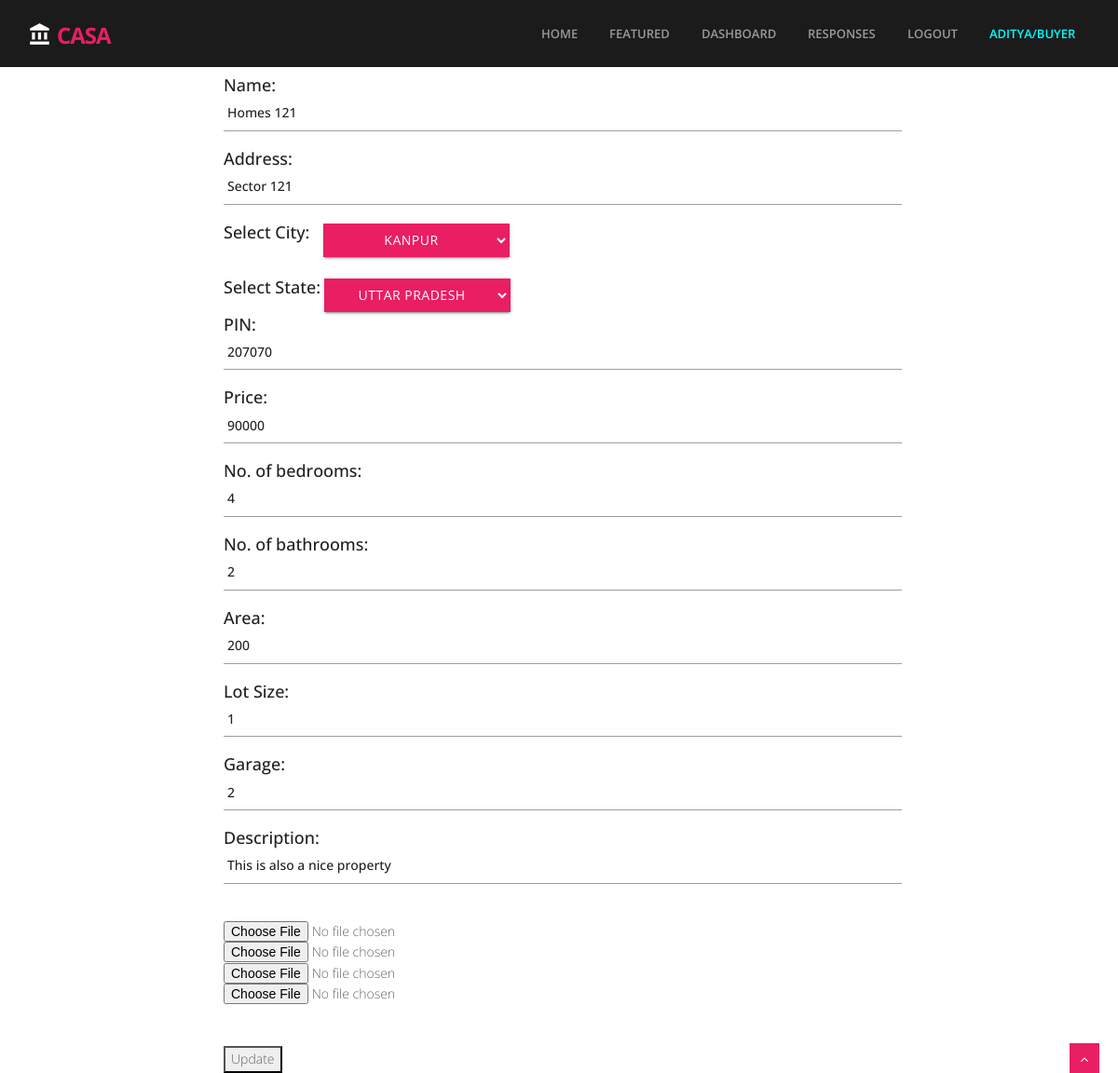
The app's page /property/update/3 (signed in) with its own data.
### propertyapp/models.py (models this page shows)
class Property(models.Model):
    property_poster = models.ForeignKey(User, related_name='propertyposter', on_delete=models.CASCADE)
    property_title = models.CharField(max_length=20)
    property_address = models.CharField(max_length=20)
    property_city = models.CharField(max_length=20, choices=PROPERTY_CITY_CHOICES)
    property_states = models.CharField(max_length=20, choices=PROPERTY_STATE_CHOICES)
    property_pin = models.IntegerField(blank=False)
    property_price = models.IntegerField(blank=False)
    property_bedroom = models.IntegerField(blank=False)
    property_bathroom = models.IntegerField(blank=False)
    property_sq_feet = models.IntegerField(blank=False)
    property_lot_size = models.IntegerField(default=0)
    property_garage = models.IntegerField(default=0)
    property_listing_date = models.DateField(auto_now_add=True, editable=False)
    property_description = models.CharField(max_length=200)

class PropertyImages(models.Model):
    property_name = models.ForeignKey(Property, related_name='propertyname', on_delete=models.CASCADE)
    property_image = models.ImageField(upload_to='property/', default='property/default/blank_home.jpg')

### propertyapp/views.py (the view, shortened to what this page needs)
# urls.py: path('update/<int:pk>', UpdateProperty.as_view(), name='updateproperty')
class UpdateProperty(UpdateView):
    model = Property
    form_class = NewPropertyForm
    template_name = 'property_form.html'
    def get(self, request, *args, **kwargs):
        if self.request.session.get('logged_in', False):
            current_property = Property.objects.get(pk=self.get_object().id)
            current_user = User.objects.get(username=self.request.session.get('current_user'))
            if current_property.property_poster == current_user:
                return super().get(request, *args, **kwargs)
            else:
                logout(self.request)
                messages.add_message(self.request, messages.INFO, "Please login as seller to update/delete a property")
                return redirect('loginapp:check_login')
        else:
            messages.add_message(self.request, messages.INFO,
                                 "Not Logged In, Please login as seller to update/delete a property")
            return redirect('loginapp:check_login')
    def get_context_data(self,*args, **kwargs):
        current_property = Property.objects.get(pk=self.get_object().id)
        context = super(UpdateProperty, self).get_context_data(**kwargs)
        context['cities'] = ['Kanpur','New Delhi','Ghaziabad','Chandigarh']
        context['states'] = ['Uttar Pradesh', 'Delhi', 'Karnataka', 'Punjab']
        context['property_images'] = PropertyImages.objects.filter(property_name=current_property)
        return context

### propertyapp/forms.py (shortened to what this page needs)
class NewPropertyForm(ModelForm):
    class Meta:
        model = Property
        fields = [
            'property_title',
            'property_address',
            'property_pin',
            'property_price',
            'property_bedroom',
            'property_bathroom',
            'property_sq_feet',
            'property_lot_size',
            'property_garage',
            'property_description',
        ]

### propertyapp/templates/property_form.html (shortened to what this page needs)
<!DOCTYPE html>
{% include 'header_template.html' %}
{% load widget_tweaks %}
<html lang="en">
<head>
</head>
<body>
<form method="POST" enctype="multipart/form-data" style="margin-left:20%;margin-right:20%">
    <h4>
        Name: {% render_field form.property_title %}
    Address: {% render_field form.property_address %}
        Select City: <select name="select_city" style="width:200px;float:left;position:absolute;margin-left:15px" class="btn btn-secondary dropdown-toggle">
                {% for city in cities %}
                    <option value="{{city}}">{{city}}</option>
                {%endfor %}
        </select><br><br><br>
        Select State: <select name="select_state" style="width:200px;float:left;position:absolute;margin-left:4px" class="btn btn-secondary dropdown-toggle">
            {% for state in states %}
                    <option value="{{state}}">{{state}}</option>
            {% endfor %}
        </select><br><br>
    PIN: {% render_field form.property_pin %}
    Price: {% render_field form.property_price %}
    No. of bedrooms: {% render_field form.property_bedroom %}
    No. of bathrooms: {% render_field form.property_bathroom %}
    Area: {% render_field form.property_sq_feet %}
    Lot Size: {% render_field form.property_lot_size %}
        Garage: {% render_field form.property_garage %}
        Description: {% render_field form.property_description %}</h4>
{% for image in property_images %}
    <input type="file" name="images">
{% endfor %}
    <br>
    <br>
    <input type="submit" value="Update">
</form>
</body>
</html>

### propertyapp/templates/header_template.html (shortened to what this page needs)
{% load static %}
<link rel="stylesheet" href="{% static 'materialize/css/materialize.min.css' %}" media="screen,projection" />
<link href="{% static 'css/css_template/bootstrap.min.css' %}" rel="stylesheet" />
<link href="{% static 'css/css_template/fancybox/jquery.fancybox.css' %}" rel="stylesheet">
<link href="{% static 'css/css_template/flexslider.css' %}" rel="stylesheet" />
<link rel="stylesheet" type="text/css" href="{% static 'css/css_template/zoomslider.css' %}" />
<link href="{% static 'css/css_template/style.css' %}" rel="stylesheet" />
<a href="#" class="scrollup waves-effect waves-dark"><i class="fa fa-angle-up HillSide"></i></a>
<header>
        <div class="navbar navbar-default navbar-static-top">
            <div class="container">
                <div class="navbar-header">
                    <a class="navbar-brand" href="{% url 'propertyapp:showfeaturedpage' %}"><i class="icon-info-blocks material-icons">account_balance</i>Casa</a>
                </div>
                <div class="navbar-collapse collapse ">
                    <ul class="nav navbar-nav">
                        <li class="HillSide"><a class="waves-effect waves-dark" href="{% url 'propertyapp:showhomepage' %}">Home</a></li>
						<li><a class="waves-effect waves-dark" href="{% url 'propertyapp:showfeaturedpage' %}">Featured</a></li>
                        {% if request.session.logged_in %}
                            <li><a class="waves-effect waves-dark" href="{% url 'userdashboardapp:userdashboard' %}">
                                dashboard
                            </a></li>
                        {% if not request.session.is_seller %}
                        <li><a class="waves-effect waves-dark" href="{% url 'userdashboardapp:userqueryresponse' %}">
                                responses
                            </a></li>
                        {% endif %}
                            <li><a class="waves-effect waves-dark" href="{% url 'logoutapp' %}">Logout</a></li>
                            <li><a class="waves-effect waves-dark" style="pointer-events: none;cursor: default;color:aqua">
                                {% if request.session.is_seller %}
                                    {{request.session.user_first_name}}/Seller
                                {% else %}
                                    {{request.session.user_first_name}}/Buyer
                                {% endif %}
                            </a></li>
                        {% else %}
                            <li><a class="waves-effect waves-dark" href="{% url 'registerapp:buyerorseller' %}">Register</a></li>
                            <li><a class="waves-effect waves-dark" href="{% url 'loginapp:check_login' %}">Login</a></li>
                        {% endif %}
                    </ul>
                </div>
            </div>
        </div>
</header>

### static/css/css_template/style.css (style rules this page uses)
body { font-family:'Open Sans', Arial, sans-serif; font-weight:300; line-height:1.6em; color:#656565; font-size: 1.4em; background: #ffffff; }
a { color: #0a0a0a; text-decoration: none; }
h3, h4, h5, h6 { line-height:1.1em; color: #212121; margin-bottom: 20px; }
input, button, select, textarea { border-radius: 0px !important; }
header .navbar { margin-bottom: 0; }
.navbar-default { border: none; }
.navbar-brand { color: #222; text-transform: uppercase; font-size: 24px; font-weight: 700; line-height: 1em; letter-spacing: -1px; margin-top: 21px; padding: 0 0 0 15px; }
.navbar-default .navbar-brand { color: #e91e63;font-size: 24px;text-transform: uppercase; }
header .navbar-collapse ul.navbar-nav { float: right; margin-right: 0; }
header .navbar { min-height: 70px;padding: 18px 0;background: #1b1b1b; }
header .navbar { min-height: 62px; padding: 0; }
header .navbar-nav > li { padding-bottom: 12px; padding-top: 12px; padding: 0 !important; }
header .navbar-nav > li > a { margin-left: 2px; line-height: 40px; font-weight: 700; -webkit-transition: all .3s ease; -moz-transition: all .3s ease; -ms-transition: all .3s ease; -o-transition: all .3s ease; transition: all .3s ease; }
header ul.nav li { border:none; margin:0; }
header ul.nav li a { font-size: 13px; border:none; font-weight: 600; text-transform:uppercase; }
.navbar .nav > li > a { color: #9a9a9a; text-shadow: none; border: 1px solid rgba(255, 255, 255, 0) !important; }
.btn { text-align: center;color: #FFFFFF;background: #e91e63;border-color: #e91e63;width: 120px;border-radius: 0; }
.navbar-brand i { color: #ffffff; font-size: 26px; margin-right: 5px; position: relative; top: 3px; }
.scrollup { position:fixed; width:32px; height:32px; bottom:0px; right:20px; background: #e91e63; }
a.scrollup { outline:0; text-align: center; }
a.scrollup i { margin-top: 10px; color: #fff; }

### records on screen
Property: property_title "Homes 121", property_address "Sector 121", property_pin "207070", property_price "90000", property_bedroom "4", property_bathroom "2", property_sq_feet "200", property_lot_size "1", property_garage "2", property_description "This is also a nice property"

### other values on screen
{{ request.session.user_first_name }} "ADITYA"
form field select_city "Kanpur"
form field select_state "Uttar Pradesh"
